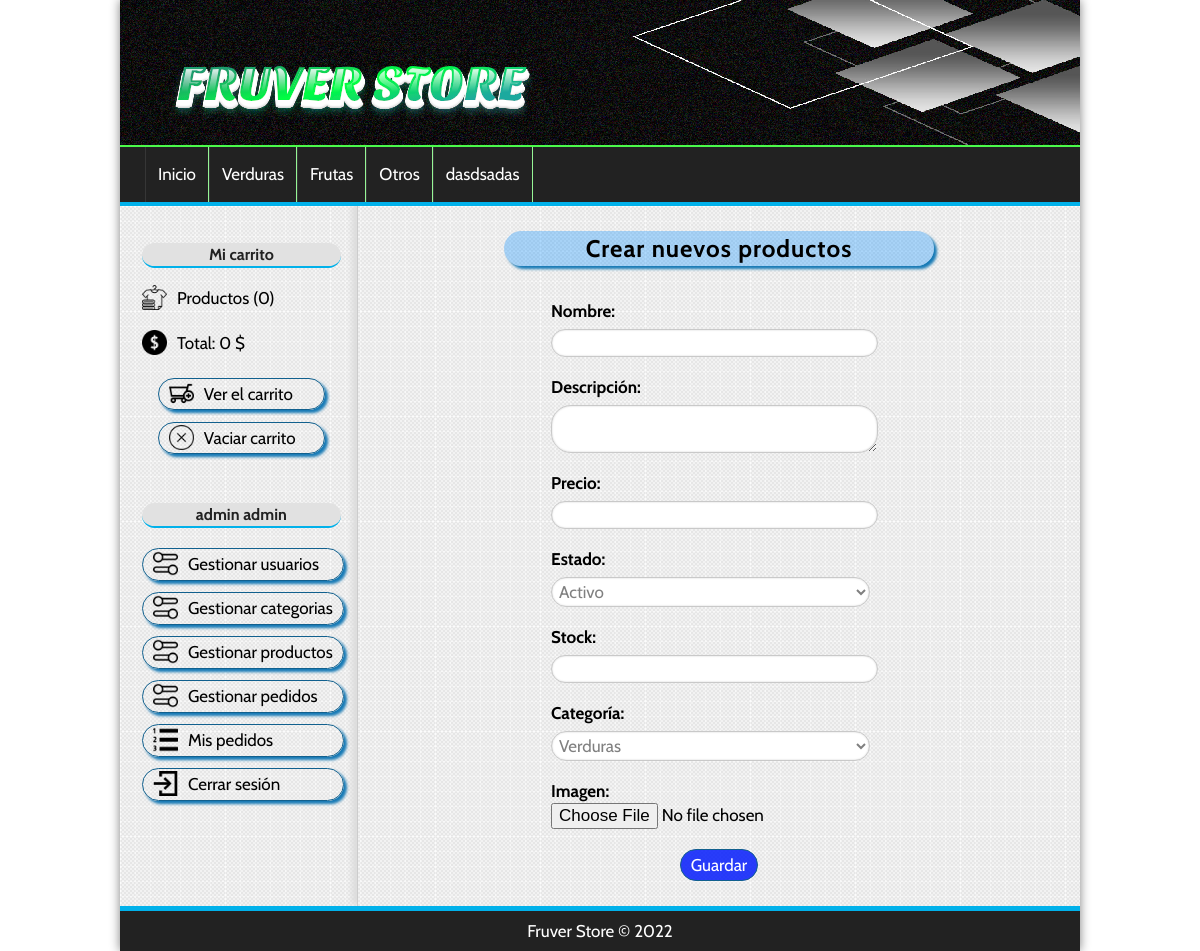
Page /producto/crear (signed in) on the committed database.
### tables this page shows
CREATE TABLE IF NOT EXISTS `categorias` (
  `id` int(255) NOT NULL AUTO_INCREMENT,
  `nombre` varchar(100) NOT NULL,
  PRIMARY KEY (`id`)
);

### config/db.php (called while the page is built)
<?php
class Database{
    public static function connect(){
        $db = new mysqli('localhost', 'root', '', 'fruver_store');
        $db->query("SET NAMES 'utf8'");
        return $db;
    }
}
?>

### helpers/utils.php (called while the page is built, shortened)
<?php
class Utils{
    public static function showCategorias(){
        require_once 'models/categoria.php';
        $categoria = new Categoria();
        $categorias = $categoria->getAll();
        return $categorias;
    }
}
?>

### models/categoria.php (called while the page is built, shortened)
<?php
class Categoria{
    private $db;
    public function __construct(){
        $this->db = Database::connect();
    }
    public function getAll(){
        $sql = "SELECT * FROM categorias ORDER BY id ASC;";
        $categorias = $this->db->query($sql);
        return $categorias;
    }
}
?>

### controllers/ProductoController.php (called while the page is built, shortened)
<?php
class productoController{
    public function crear(){
        require_once 'views/producto/crear.php';
    }
}
?>

### views/producto/crear.php (the view, shortened to what this page needs)
<?php if ( isset($edit) && isset($producto) && is_object($producto) ) : ?>
    <div class="tittle">
        <h1>Editar producto <?=$producto->nombre;?></h1>
    </div>
    <?php $url_action = base_url.'producto/save&id='.$producto->id; ?>
<?php else: ?>
    <div class="tittle">
        <h1>Crear nuevos productos</h1>
    </div>
    <?php $url_action = base_url.'producto/save';
    ?>
<?php endif; ?>
<div class="form_container">
    <form action="<?=$url_action?>" method="POST" enctype="multipart/form-data">
        <label for="nombre">Nombre:</label>
        <input type="text" name="nombre" value="<?= isset( $producto ) && is_object($producto) ? $producto->nombre :'' ?>">
        <label for="descripcion">Descripción:</label>
        <textarea name="descripcion"><?= isset( $producto ) && is_object($producto) ? $producto->descripcion :'' ?></textarea>
        <label for="precio">Precio:</label>
        <input type="text" name="precio" value="<?= isset( $producto ) && is_object($producto) ? $producto->precio :'' ?>">
        <?php if ( isset($edit) && isset($producto) && is_object($producto) ) : ?>
            <label for="precio">Estado:</label>
                <select name="estado">
                    <option value="Activo" <?= $producto->estado == 'Activo' ? 'selected' : '' ?>>Activo</option>
                    <option value="Inactivo" <?= $producto->estado == 'Inactivo' ? 'selected' : '' ?>>Inactivo</option>
                </select>
        <?php else: ?>
            <label for="precio">Estado:</label>
                <select name="estado">
                    <option value="Activo">Activo</option>
                </select>
        <?php endif; ?>
        <label for="stock">Stock:</label>
        <input type="number" name="stock" value="<?= isset( $producto ) && is_object($producto) ? $producto->stock :'' ?>">
        <label for="nombre">Categoría:</label>
            <?php $categorias = Utils::showCategorias(); ?>
            <select name="categoria">
                <?php while($categoria = $categorias->fetch_object()): ?>
                    <option value="<?=$categoria->id?>" <?= isset( $producto ) && is_object($producto) && $categoria->id == $producto->categoria_id ? 'selected' : '' ?>>
                        <?=$categoria->nombre?>
                    </option>
                <?php endwhile; ?>
            </select>
        <label for="imagen">Imagen:</label>
        <input type="file" name="imagen" >
        <input type="submit" value="Guardar">
    </form>
</div>

### views/layout/header.php (shortened to what this page needs)
<!DOCTYPE html>
<html lang="es">
    <head>
        <link rel="stylesheet" href="<?=base_url?>assets\css\styles.css">
    </head>
    <body>
        <div id="container">
            <header id="header">
                <div id="logo">
                    <a href="<?=base_url?>">
                        <img src="<?=base_url?>uploads/images/FRUVER_STORE.svg" alt="Logo Tienda">
                    </a>
                </div>
            </header>
            <?php $categorias = Utils::showCategorias(); ?>
            <nav id="menu">
                <ul>
                    <li>
                        <a href="<?=base_url?>">
                            Inicio
                        </a>
                    </li>
                    <?php while($categoria = $categorias->fetch_object()): ?>
                        <li>
                            <a href="<?=base_url?>categoria/ver&id=<?=$categoria->id?>">
                                <?=$categoria->nombre?>
                            </a>
                    </li>
                    <?php endwhile; ?>
                </ul>
            </nav>
            <div id="content">

### assets/css/styles.css (style rules this page uses)
* { padding: 0px; margin: 0px; font-family: 'Cabin', sans-serif; font-size: 17px; }
body { background: url(../img/Fondo1.jpg); }
a { color: black; }
#container { width: 80%; margin: 0px auto; box-shadow: 0px 0px 10px gray; background: white; }
#header { height: 145px; background: url(../img/fondonegro.png); }
#logo { padding: 3px; margin-left: -170px; float: left; }
#logo a { float: left; font-size: 40px; letter-spacing: 4px; font-family: 'Cabin', sans-serif; text-transform: uppercase; color: #01b1EA; font-weight: bold; text-decoration: none; margin-top: 30px; margin-left: 150px; text-shadow: 0px 2px 1px #222222; transition: all 300ms; }
#menu { clear:both; max-width: 1011px; background: #222; color: white; height: 55px; border-top: 2px solid #4bfa4b; border-bottom: 4px solid #01b1EA; }
#menu ul { list-style: none; text-decoration: none; margin: 0px auto; margin-left: 25px; }
#menu ul li { line-height: 55px; float: left; border-right: 1px solid #96f596; }
#menu a { display: block; color: white; text-decoration: none; padding-left: 12px; padding-right: 12px; transition: all 400ms; }
#menu a:first-child { border-left: 1px solid #363636; }
#content { margin: 0px auto; overflow: hidden; background: url(../img/back.png); }
.form_container { width: 50%; margin-left: auto; margin-right: auto; }
.form_container, input[type= "text"], input[type="password"], input[type="email"], input[type="number"], select, textarea { border-radius: 20px; }
.form_container label { font-weight: bold; }
label, input[type="text"], input[type="password"], input[type="email"], input[type="number"], select, textarea { display: block; width: 95%; margin-top: 2px; margin-bottom: 2px; }
input[type="text"], input[type="password"], input[type="email"], input[type="number"], select, textarea { border: 1px solid #c9c9c9; box-shadow: 0px 0px 2px #ccc inset; background: white; padding: 3px; color: gray; transition: all 300ms; margin-top: 8px; }
input[type="button"], input[type="submit"], .button { display: block; border-radius: 20px; background-color:rgba(0, 25, 252, 0.836); width: 100px; margin-left: auto; margin-right: auto; padding: 5px; padding-left: 10px; padding-right: 10px; color: white; border: 1px solid #11608e; cursor: pointer; }
label, input[type="button"], input[type="submit"], button { display: block; margin-top: 20px; width: auto; }
#central h1 { font-size: 24px; font-weight: bold; margin-left: auto; margin-right: auto; width: 401px; letter-spacing: 1px; text-align: center; margin-bottom: 35px; padding: 3px; }
.tittle { background-color:rgba(0, 140, 255, 0.308); width: 430px; margin-left: auto; margin-right: auto; border-radius: 20px; text-decoration: none; box-shadow: 3px 3px 3px #1579b5; }

### rows in the picture
categorias: nombre "Verduras"
categorias: nombre "Frutas"
categorias: nombre "Otros"
categorias: nombre "dasdsadas"

### other values in the picture
$stats['count'] "0"
$price "0"
$_SESSION['identity']->nombre "admin"
$_SESSION['identity']->apellidos "admin"
form field categoria "Verduras"
